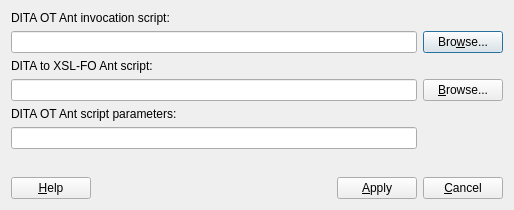
<ui version="4.0" >
 <class>DitaOtOptionsDialog</class>
 <widget class="QDialog" name="DitaOtOptionsDialog" >
  <property name="geometry" >
   <rect>
    <x>0</x>
    <y>0</y>
    <width>514</width>
    <height>210</height>
   </rect>
  </property>
  <property name="windowTitle" >
   <string>Publishing settings: DITA to PDF with DITA Open Toolkit</string>
  </property>
  <property name="sizeGripEnabled" >
   <bool>false</bool>
  </property>
  <layout class="QGridLayout" name="gridLayout" >
   <item row="0" column="0" colspan="2" >
    <widget class="QLabel" name="antScriptLabel_" >
     <property name="sizePolicy" >
      <sizepolicy vsizetype="Preferred" hsizetype="Fixed" >
       <horstretch>0</horstretch>
       <verstretch>0</verstretch>
      </sizepolicy>
     </property>
     <property name="text" >
      <string>DITA OT Ant invocation script:</string>
     </property>
    </widget>
   </item>
   <item row="1" column="0" colspan="4" >
    <widget class="QLineEdit" name="antScriptLineEdit_" />
   </item>
   <item row="1" column="4" >
    <widget class="QPushButton" name="browseForAntScriptButton_" >
     <property name="text" >
      <string>Bro&amp;wse...</string>
     </property>
    </widget>
   </item>
   <item row="2" column="0" colspan="3" >
    <widget class="QLabel" name="antMakefileLabel_" >
     <property name="sizePolicy" >
      <sizepolicy vsizetype="Fixed" hsizetype="Preferred" >
       <horstretch>0</horstretch>
       <verstretch>0</verstretch>
      </sizepolicy>
     </property>
     <property name="text" >
      <string>DITA to XSL-FO Ant script:</string>
     </property>
    </widget>
   </item>
   <item row="3" column="0" colspan="4" >
    <widget class="QLineEdit" name="antMakefileLineEdit_" />
   </item>
   <item row="3" column="4" >
    <widget class="QPushButton" name="browseForAntMakefileButton_" >
     <property name="text" >
      <string>&amp;Browse...</string>
     </property>
     <property name="shortcut" >
      <string>Alt+B</string>
     </property>
    </widget>
   </item>
   <item row="4" column="0" colspan="3" >
    <widget class="QLabel" name="antOptionsLabel_" >
     <property name="sizePolicy" >
      <sizepolicy vsizetype="Fixed" hsizetype="Preferred" >
       <horstretch>0</horstretch>
       <verstretch>0</verstretch>
      </sizepolicy>
     </property>
     <property name="text" >
      <string>DITA OT Ant script parameters:</string>
     </property>
    </widget>
   </item>
   <item row="5" column="0" colspan="4" >
    <widget class="QLineEdit" name="antOptionsLineEdit_" />
   </item>
   <item row="6" column="2" >
    <spacer>
     <property name="orientation" >
      <enum>Qt::Vertical</enum>
     </property>
     <property name="sizeType" >
      <enum>QSizePolicy::Expanding</enum>
     </property>
     <property name="sizeHint" stdset="0" >
      <size>
       <width>20</width>
       <height>40</height>
      </size>
     </property>
    </spacer>
   </item>
   <item row="7" column="0" >
    <widget class="QPushButton" name="helpButton_" >
     <property name="text" >
      <string>&amp;Help</string>
     </property>
     <property name="shortcut" >
      <string>Alt+H</string>
     </property>
     <property name="autoDefault" >
      <bool>true</bool>
     </property>
    </widget>
   </item>
   <item row="7" column="1" colspan="2" >
    <spacer>
     <property name="orientation" >
      <enum>Qt::Horizontal</enum>
     </property>
     <property name="sizeType" >
      <enum>QSizePolicy::Expanding</enum>
     </property>
     <property name="sizeHint" stdset="0" >
      <size>
       <width>270</width>
       <height>20</height>
      </size>
     </property>
    </spacer>
   </item>
   <item row="7" column="3" >
    <widget class="QPushButton" name="applyButton_" >
     <property name="text" >
      <string>&amp;Apply</string>
     </property>
    </widget>
   </item>
   <item row="7" column="4" >
    <widget class="QPushButton" name="cancelButton_" >
     <property name="sizePolicy" >
      <sizepolicy vsizetype="Fixed" hsizetype="Fixed" >
       <horstretch>0</horstretch>
       <verstretch>0</verstretch>
      </sizepolicy>
     </property>
     <property name="text" >
      <string>&amp;Cancel</string>
     </property>
     <property name="shortcut" >
      <string/>
     </property>
    </widget>
   </item>
  </layout>
 </widget>
 <layoutdefault spacing="6" margin="11" />
 <pixmapfunction>qPixmapFromMimeSource</pixmapfunction>
 <tabstops>
  <tabstop>antMakefileLineEdit_</tabstop>
  <tabstop>browseForAntMakefileButton_</tabstop>
  <tabstop>helpButton_</tabstop>
  <tabstop>cancelButton_</tabstop>
 </tabstops>
 <resources/>
 <connections>
  <connection>
   <sender>cancelButton_</sender>
   <signal>clicked()</signal>
   <receiver>DitaOtOptionsDialog</receiver>
   <slot>accept()</slot>
   <hints>
    <hint type="sourcelabel" >
     <x>20</x>
     <y>20</y>
    </hint>
    <hint type="destinationlabel" >
     <x>20</x>
     <y>20</y>
    </hint>
   </hints>
  </connection>
 </connections>
</ui>
